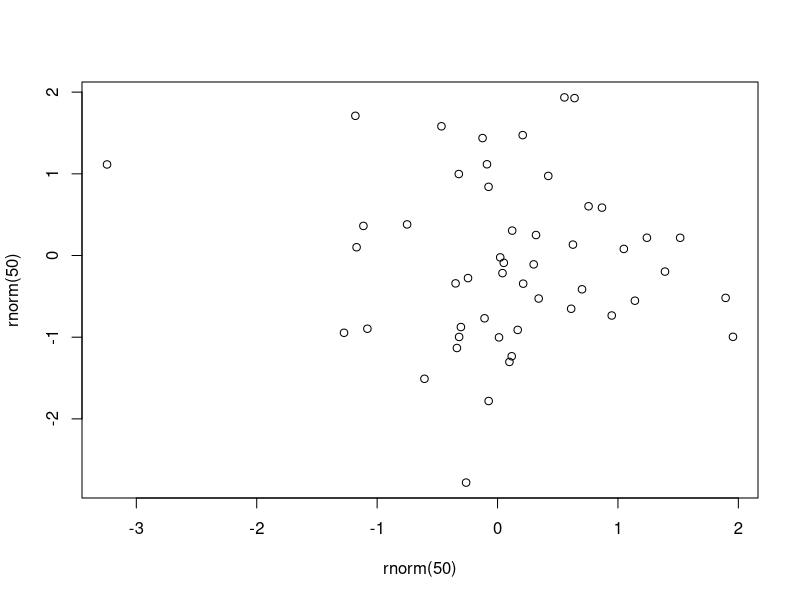

This figure's R source:
# Arrange multiple plots in one graph
# Yuting Xie
# 2022.7.6

library("ggplot2")
library("cowplot")

do_job <- function() {
    c1 <- c(1:100)
    c2 <- c(-100:-1)
    df <- data.frame(c1, c2)
    # g1 <- ggplot(df, aes(x = c1, y = c2))
    # g1 <- g1 + geom_line()
    plot(rnorm(50), rnorm(50))
}


# do_job()
plot(rnorm(50), rnorm(50))
dev.off()